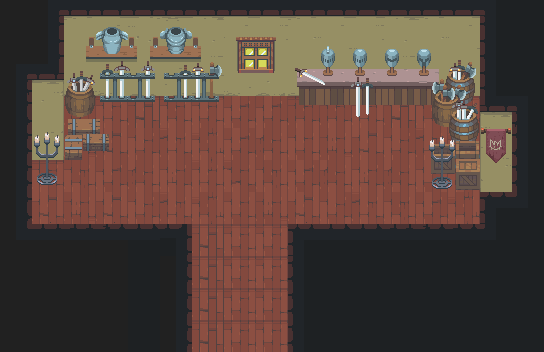

Below is a game level as drawn by its tile map, then a one-line description and the .tmx file that defines it, in full:
An orthogonal 17x11 tile map with 32x32 px tiles, 1 tile layer (Capa de patrones 1) and 19 objects (start, end, handcuffed, spawn, exit_bodega).

<map version="1.10" tiledversion="1.11.2" orientation="orthogonal" renderorder="right-down" width="17" height="11" tilewidth="32" tileheight="32" infinite="0" nextlayerid="4" nextobjectid="21">
 <editorsettings>
  <export target="armeria.json" format="json" />
 </editorsettings>
 <tileset firstgid="1" name="armeria" tilewidth="32" tileheight="32" tilecount="187" columns="17">
  <image source="armeria.gif" width="544" height="352" />
 </tileset>
 <layer id="1" name="Capa de patrones 1" width="17" height="11">
  <data encoding="csv">
1,2,3,4,5,6,7,8,9,10,11,12,13,14,15,16,17,
18,19,20,21,22,23,24,25,26,27,28,29,30,31,32,33,34,
35,36,37,38,39,40,41,42,43,44,45,46,47,48,49,50,51,
52,53,54,55,56,57,58,76,76,61,62,63,64,65,66,67,68,
69,70,71,72,73,74,75,76,77,78,79,80,81,82,83,84,85,
86,87,88,89,90,91,92,93,94,95,96,97,98,99,100,101,102,
103,104,105,106,107,108,109,110,111,112,113,114,115,116,117,118,119,
120,121,122,123,131,2684354690,176,180,180,118,131,131,132,133,134,135,136,
137,138,139,140,166,175,176,180,180,181,166,148,149,150,151,152,153,
154,155,156,157,166,175,176,180,180,181,166,165,166,167,168,169,170,
171,172,173,174,166,175,176,180,180,181,166,182,183,184,185,186,187
</data>
 </layer>
 <objectgroup id="3" name="npc_paths">
  <object id="18" name="start" x="364" y="133.333" width="32" height="32">
   <ellipse />
  </object>
  <object id="19" name="end" x="124" y="132.667" width="32" height="32">
   <ellipse />
  </object>
  <object id="20" name="handcuffed" x="405.333" y="125.333" width="32" height="32">
   <ellipse />
  </object>
 </objectgroup>
 <objectgroup id="2" name="colliders">
  <object id="1" name="spawn" x="224" y="265.333" width="32" height="32" />
  <object id="2" name="exit_bodega" x="190.667" y="332.667" width="98" height="16.6667" />
  <object id="3" x="9.33333" y="68.6667" width="20" height="178.667" />
  <object id="4" x="32" y="71.3333" width="26.6667" height="112" />
  <object id="5" x="63.3333" y="121.333" width="42.6667" height="24.6667" />
  <object id="6" x="60.6667" y="132.667" width="21.3333" height="24" />
  <object id="7" x="62" y="84" width="32.6667" height="38.6667" />
  <object id="8" x="100.667" y="58.6667" width="53.3333" height="44" />
  <object id="9" x="158.667" y="63.3333" width="62.6667" height="37.3333" />
  <object id="10" x="295.333" y="60" width="185.333" height="42" />
  <object id="11" x="438" y="85.3333" width="40" height="106.667" />
  <object id="13" x="476" y="186.667" width="24" height="66" />
  <object id="14" x="286.667" y="243.334" width="190" height="105.333" />
  <object id="15" x="22.6667" y="244" width="166" height="105.333" />
  <object id="16" x="38" y="-2.66667" width="23.3333" height="77.3333" />
  <object id="17" x="56.6667" y="-10.6667" width="437.333" height="108" />
 </objectgroup>
</map>
